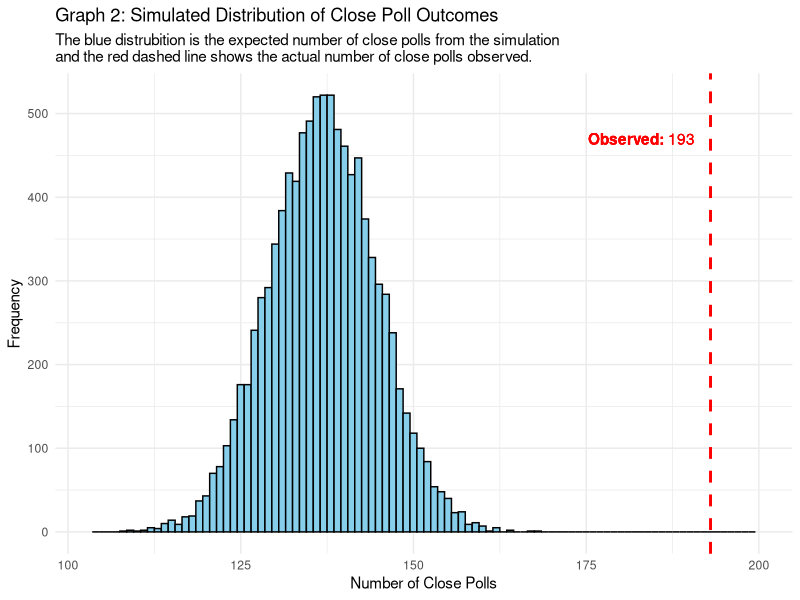
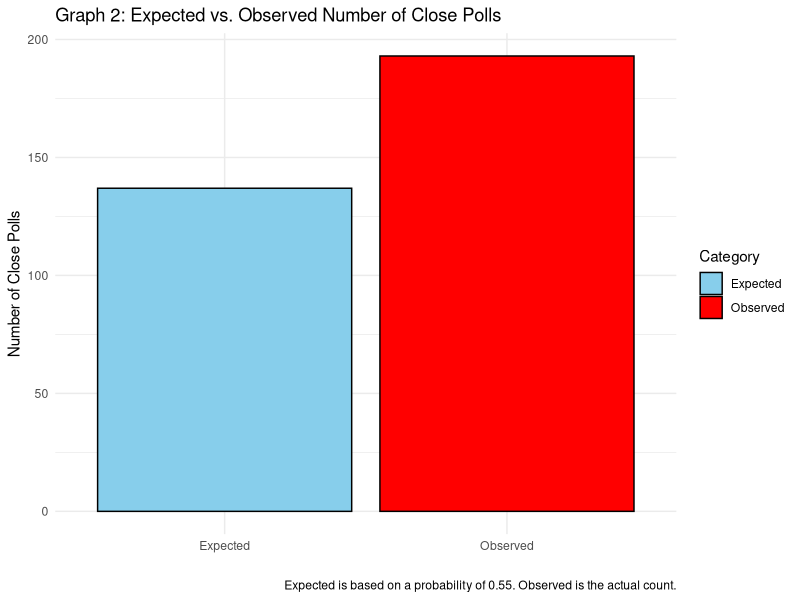
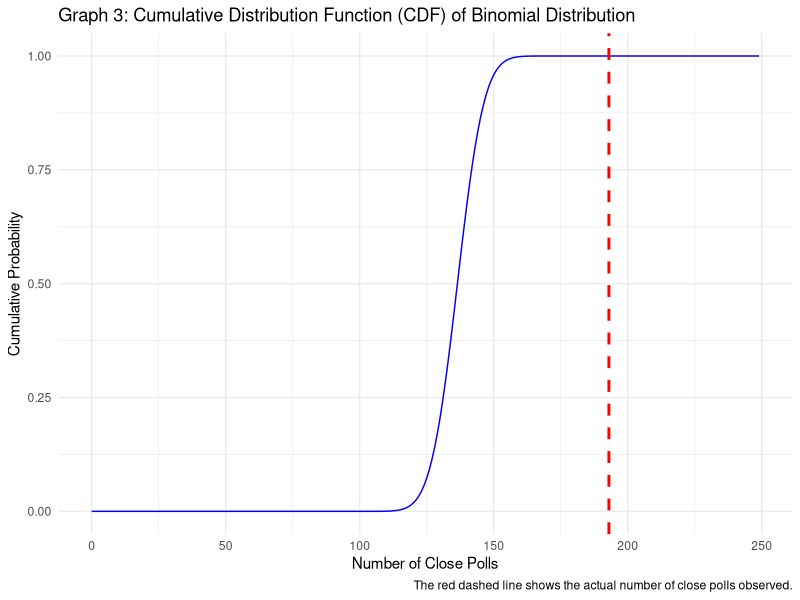

The R script that drew these images, in order:
## ---- chunk 1
# Number of polls in the database
n <- 249

# Expected probability of a poll showing a close result under the null hypothesis
p <- 0.55

# Number of polls that actually showed a close result
observed_successes <- 193

# Calculate the probability using the binomial cumulative distribution function
probability <- pbinom(observed_successes - 1, n, p, lower.tail = FALSE)

# Convert the probability into a "1 in X" number
one_in_x <- 1 / probability

# Print the result without scientific notation
formatted_one_in_x <- format(one_in_x, scientific = FALSE)
paste("One in", formatted_one_in_x, "or about 8 trillion which is close to Nate Silver's 9 trillion probability")
## ---- chunk 2
library(ggplot2)
set.seed(123)
simulations <- 10000
simulated_outcomes <- rbinom(simulations, n, p)

# Create a histogram of simulated outcomes
ggplot(data.frame(simulated_outcomes), aes(x = simulated_outcomes)) +
  geom_histogram(binwidth = 1, fill = "skyblue", color = "black") +
  geom_vline(xintercept = observed_successes, color = "red", linetype = "dashed", size = 1) +
  annotate("text", x = observed_successes - 10, y = max(table(simulated_outcomes)) * 0.9,
           label = bquote(bold("Observed: ") * bold(.(observed_successes))), color = "red") +
  scale_x_continuous(limits = c(min(simulated_outcomes) - 5,200)) +  # Expand x-axis range
  labs(
    title = "Graph 2: Simulated Distribution of Close Poll Outcomes",
    x = "Number of Close Polls",
    y = "Frequency",
    subtitle = "The blue distrubition is the expected number of close polls from the simulation
and the red dashed line shows the actual number of close polls observed."
  ) +
  theme_minimal()
## ---- chunk 3
# Calculate the expected number of close polls under the null hypothesis
expected_successes <- n * p

# Create a data frame for plotting
comparison_data <- data.frame(
  Category = c("Expected", "Observed"),
  Count = c(expected_successes, observed_successes)
)

# Plot
ggplot(comparison_data, aes(x = Category, y = Count, fill = Category)) +
  geom_bar(stat = "identity", color = "black") +
  scale_fill_manual(values = c("skyblue", "red")) +
  labs(
    title = "Graph 2: Expected vs. Observed Number of Close Polls",
    y = "Number of Close Polls",
    x = "",
    caption = "Expected is based on a probability of 0.55. Observed is the actual count."
  ) +
  theme_minimal()
## ---- chunk 4
# Calculate the CDF for the binomial distribution
x_vals <- 0:n
cdf_vals <- pbinom(x_vals, n, p)

# Create a data frame for plotting
cdf_data <- data.frame(x_vals, cdf_vals)

# Plot the CDF
ggplot(cdf_data, aes(x = x_vals, y = cdf_vals)) +
  geom_line(color = "blue") +
  geom_vline(xintercept = observed_successes, color = "red", linetype = "dashed", size = 1) +
  labs(
    title = "Graph 3: Cumulative Distribution Function (CDF) of Binomial Distribution",
    x = "Number of Close Polls",
    y = "Cumulative Probability",
    caption = "The red dashed line shows the actual number of close polls observed."
  ) +
  theme_minimal()
